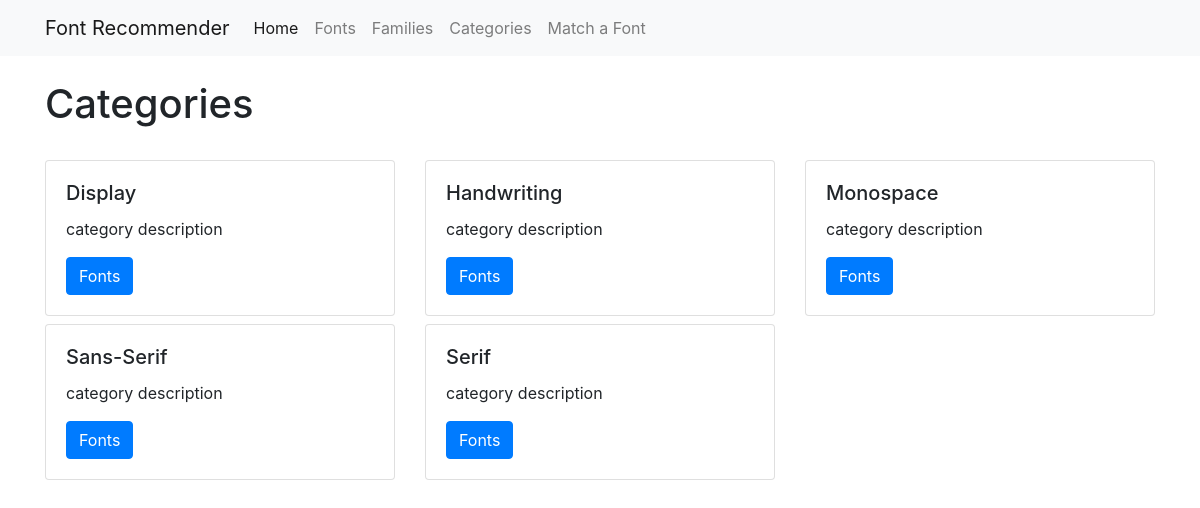
Page /categories/ on the committed database.
### categories/models.py (models this page shows, shortened)
class Category(models.Model):
    name = models.CharField(max_length=255, default=None, primary_key=True)
    class Meta:
        verbose_name_plural = 'Categories'

### categories/views.py (the view)
# urls.py: path('categories/', include('categories.urls')),
def categories(request):
    categories = Category.objects.all().order_by('name')
    context = {
        'categories': categories
    }
    return render(request, 'categories.html', context)

### categories/templates/categories.html (shortened to what this page needs)
{% extends "base.html" %}
{% load static %}
{% block page_content %}
<h1>Categories</h1>
<br>
<div class="row">
{% for category in categories %}
    <div class="col-md-4">
        <div class="card mb-2">
            <div class="card-body">
                <h5 class="card-title">{{ category.name }}</h5>
                <p class="card-text">category description</p>
                <a href="{% url 'category' category.pk %}"class="btn btn-primary">Fonts</a>
            </div>
        </div>
    </div>
    {% endfor %}
</div>
{% endblock %}

### rows in the picture
Category: name "Display"
Category: name "Handwriting"
Category: name "Monospace"
Category: name "Sans-Serif"
Category: name "Serif"
